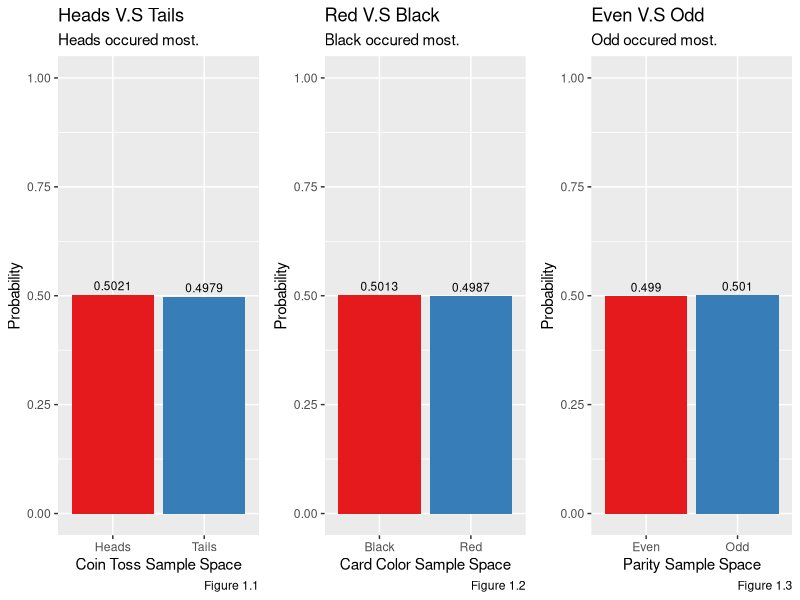
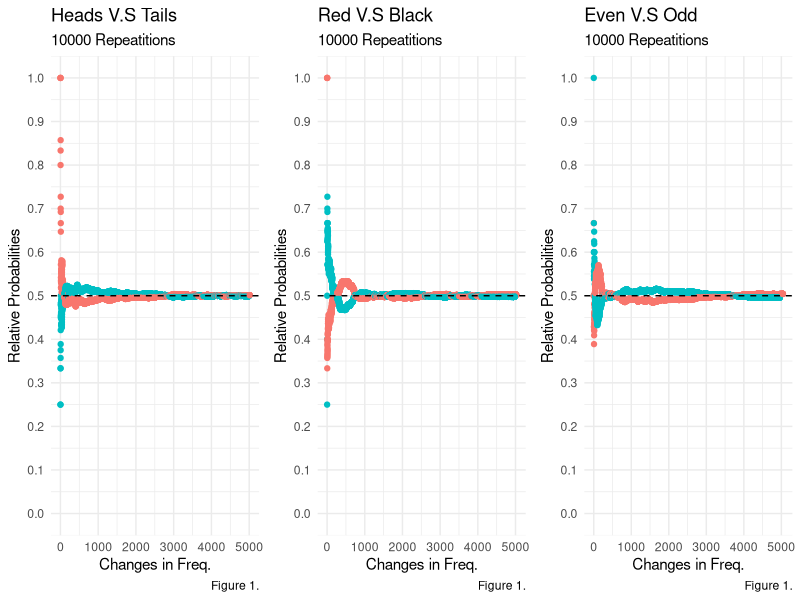
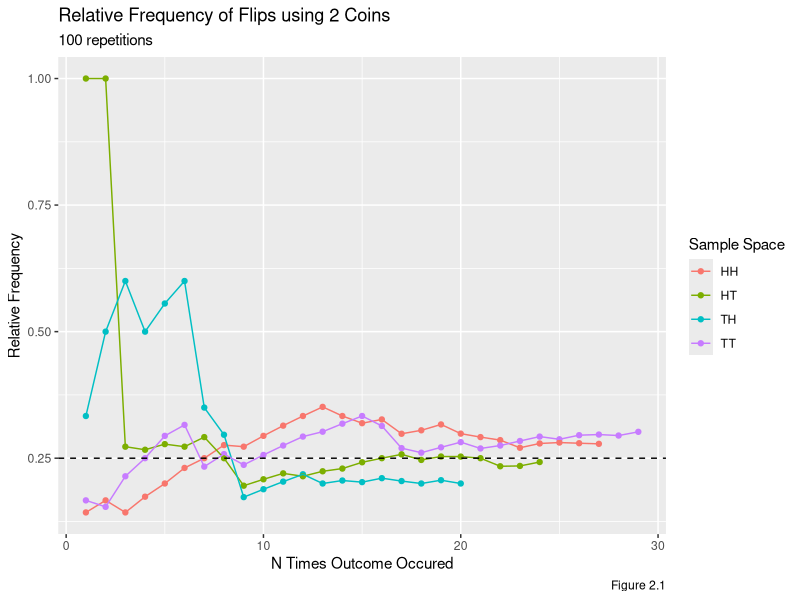
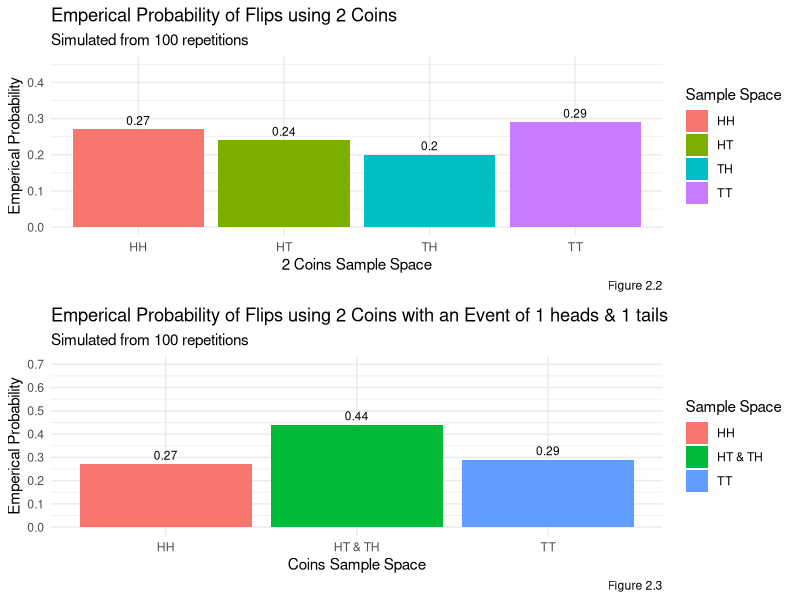
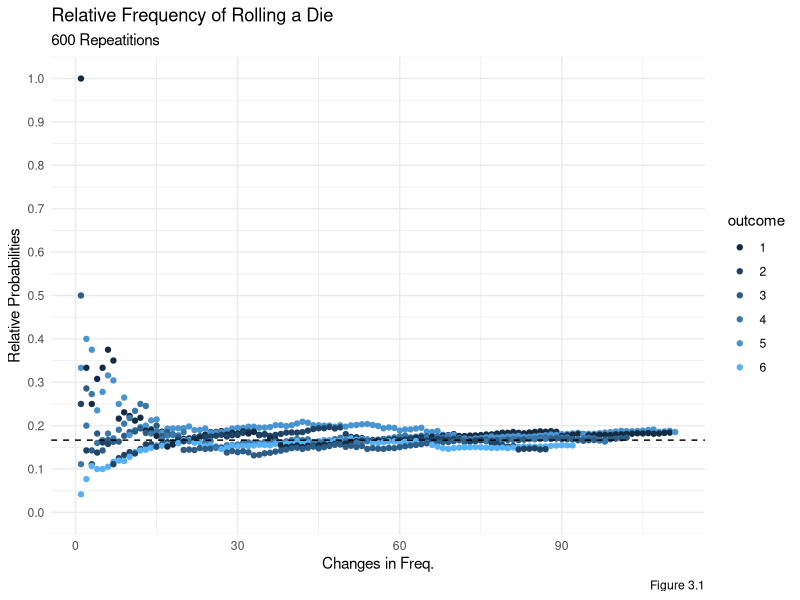
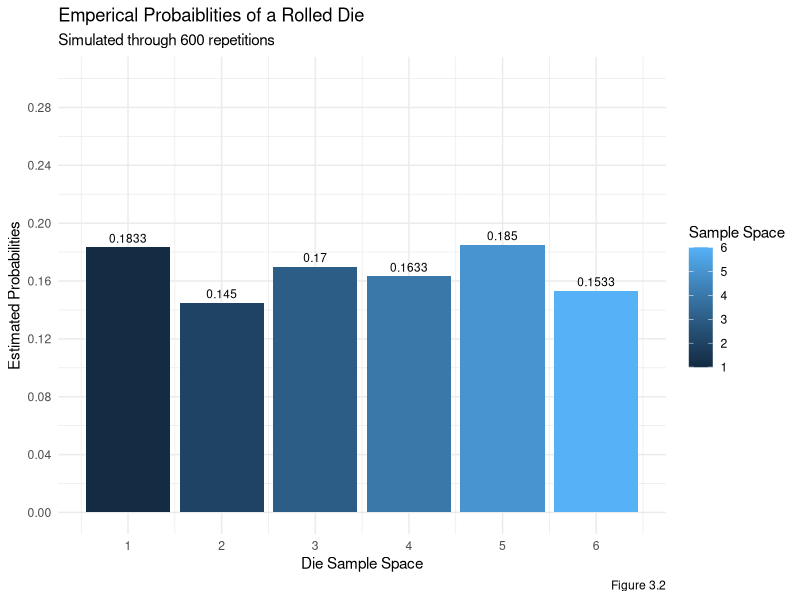

Reproduce these figures in R, in order.
## ---- chunk 1
library(tidyverse)
library(ggpubr)
## ---- chunk 2
outcomes_fair_coin <- data.frame(coins_tossed = sample(c("Heads","Tails"),10000,replace = TRUE)) %>% 
  group_by(coins_tossed) %>% 
    summarize(probability = n() / 10000)

outcomes_cards <- data.frame(card_picked_colors = sample(c("Red","Black"),10000,replace = TRUE)) %>% 
  group_by(card_picked_colors) %>% 
    summarize(probability = n() / 10000)

outcomes_nums <- data.frame(numbers_parity = sample(c("Even","Odd"),10000,replace = TRUE)) %>% 
  group_by(numbers_parity) %>% 
    summarize(probability = n() / 10000)

fair_coin <- ggplot(outcomes_fair_coin,mapping = aes(x = coins_tossed,y=probability,fill = coins_tossed,label = probability))+
    geom_col()+
      geom_text(size = 3, vjust = -0.5)+
        scale_y_continuous(limits = c(0,1),n.breaks = 5)+
            scale_fill_brewer(palette = "Set1")+
              xlab("Coin Toss Sample Space")+
                ylab("Probability")+
                  labs(title = "Heads V.S Tails",
                       caption = "Figure 1.1",
                        subtitle = paste(outcomes_fair_coin$coins_tossed[which.max(outcomes_fair_coin$probability)],"occured most."),fill = "Sample Space")+guides(fill = "none")

red_black_cards <- ggplot(outcomes_cards,mapping = aes(x = card_picked_colors,y=probability,fill = card_picked_colors,label = probability))+
    geom_col()+
      geom_text(size = 3, vjust = -0.5)+
        scale_y_continuous(limits = c(0,1),n.breaks = 5)+
            scale_fill_brewer(palette = "Set1")+
              xlab("Card Color Sample Space")+
                ylab("Probability")+
                  labs(title = "Red V.S Black",
                       caption = "Figure 1.2",
                        subtitle = paste(outcomes_cards$card_picked_colors[which.max(outcomes_cards$probability)],"occured most."),fill = "Sample Space")+guides(fill = "none")

even_odd_nums <- ggplot(outcomes_nums,mapping = aes(x = numbers_parity,y=probability,fill = numbers_parity,label = probability))+
    geom_col()+
      geom_text(size = 3, vjust = -0.5)+
        scale_y_continuous(limits = c(0,1),n.breaks = 5)+
            scale_fill_brewer(palette = "Set1")+
              xlab("Parity Sample Space")+
                ylab("Probability")+
                  labs(title = "Even V.S Odd",
                       caption = "Figure 1.3",
                        subtitle = paste(outcomes_nums$numbers_parity[which.max(outcomes_nums$probability)],"occured most."),fill = "Sample Space")+guides(fill = "none")

# >> "From repeated trials of 10,000"
ggarrange(fair_coin,red_black_cards,even_odd_nums,ncol = 3,nrow = 1,align = ("h"))
## ---- chunk 3
simulate_exp <- function(lists,n_rep,caption = "Figure 1."){
  graphs <- list()
  sample_spaces <- lists
  data_frames <- list()
  for (space in sample_spaces) {
    
    if(length(sample_spaces) == 1){
      title_graph <- "Relative Frequency of Rolling a Die"
      guides_show <- "legend"
    }else{
      title_graph <- paste(space[1],"V.S",space[2])
      guides_show <- "none"
    }
    
    all_outcomes<-c()
    all_probabilities <- c()
    chosen_occured <- c()
    for(i in 1:n_rep){
      chosen_outcome <- sample(space,1)
      all_outcomes <- c(all_outcomes,chosen_outcome)
      sum_chosen_outcome <- sum(all_outcomes == chosen_outcome)
      relative_freq <- sum_chosen_outcome / length(all_outcomes)
      all_probabilities <- c(all_probabilities,relative_freq)
      chosen_occured <- c(chosen_occured,sum_chosen_outcome)
    }
    data_frame_temp <- data.frame(outcome = all_outcomes,relative_probabilities = all_probabilities,occurances = chosen_occured)
    plt<- ggplot(data_frame_temp, aes(x =occurances , y = relative_probabilities,colour = outcome)) +
      geom_point() +
      labs(title=title_graph,x = "Changes in Freq.", y = "Relative Probabilities",
           caption = caption,
           subtitle = paste(n_rep,"Repeatitions")) +
      theme_minimal()+
      scale_y_continuous(limits = c(0,1),n.breaks = 10)+
      guides(colour = guides_show)+
      geom_hline(yintercept = (1/length(space)),linetype = "dashed", color = "black")
    graphs <- c(graphs, list(plt))
    data_frames <- c(data_frames,data_frame_temp)
  }
  return(list(graphs = graphs, data_frames = data_frames))
}
sample_spaces_possible <- list(
  c("Heads","Tails"),
  c("Red","Black"),
  c("Even","Odd")
)
suppressWarnings({
  simulated<- simulate_exp(sample_spaces_possible,10000)$graphs
  ggarrange(simulated[[1]],simulated[[2]],simulated[[3]],ncol = 3,nrow = 1,align = ("v"))
})

## ---- chunk 4
library(tidyverse)
coins_2_rel_freq <- function(sample_space,n_rep) {
  
  relative_freq_each <- c()
  coin_outcomes <- c()
  n_times_outcome_occured <- c()
  
  for (i in 1:n_rep) {
    coin_is_flipped <- sample(sample_space,1)
    
    coin_outcomes <- c(coin_outcomes,coin_is_flipped)
    rel_freq <- sum(coin_outcomes == coin_is_flipped) / length(coin_outcomes)
    
    relative_freq_each <- c(relative_freq_each,rel_freq)
    n_times_outcome_occured <- c(n_times_outcome_occured,sum(coin_outcomes == coin_is_flipped))
  }
  coins_data_frame <- data.frame(coin_outcomes = coin_outcomes,
                                 relative_freq_each = relative_freq_each,
                                 n_times_outcome_occured = n_times_outcome_occured)
  coins_data_graph <- ggplot(coins_data_frame,aes(x = n_times_outcome_occured,
                              y = relative_freq_each,
                              color = coin_outcomes))+
    geom_point()+
    geom_line()+
    geom_hline(yintercept = 1/length(sample_space),
               linetype = "dashed",
               color = "black")+
    labs(
      title = "Relative Frequency of Flips using 2 Coins",
      caption = "Figure 2.1",
      subtitle = paste(n_rep,"repetitions"),
      x = "N Times Outcome Occured",
      y = "Relative Frequency",
      color = "Sample Space"
    )
  return_df_n_graph <- list(coins_data_graph = coins_data_graph,
                            coins_data_frame = coins_data_frame)
  return(return_df_n_graph)
}
two_coins <- c(
  "HH","HT","TH","TT"
)
repet<- 100
returned_values <- coins_2_rel_freq(two_coins,repet)
returned_values[[1]]

df_outcomes_all <- data.frame(coins_flip = returned_values[[2]]$coin_outcomes) %>% 
  group_by(coins_flip) %>% 
  summarize(emperical_probability = n()/repet)
two_coins_1 <- ggplot(df_outcomes_all,aes(x = coins_flip,
                           y = emperical_probability,
                           fill = coins_flip,
                           label = emperical_probability))+
  geom_col()+
  theme_minimal()+
  geom_text(size = 3, vjust = -0.5)+
  scale_y_continuous(limits = c(0,0.45),n.breaks = 8)+
  labs(
    title = "Emperical Probability of Flips using 2 Coins",
    caption = "Figure 2.2",
    subtitle = paste("Simulated from",repet,"repetitions"),
    x = "2 Coins Sample Space",
    y = "Emperical Probability",
    fill = "Sample Space"
  )
  

events <- c("HH","HT & TH", "TT")
emperic_prob <- c(
  sum(returned_values[[2]]$coin_outcomes == "HH") / repet,
  (sum(returned_values[[2]]$coin_outcomes == "HT") + sum(returned_values[[2]]$coin_outcomes == "TH"))/ repet,
  sum(returned_values[[2]]$coin_outcomes == "TT") / repet
)
df_event_1h_1t <- data.frame(
  events = events,
  emperic_prob = emperic_prob
)
two_coins_2 <- ggplot(df_event_1h_1t,aes(x = events,
                           y = emperic_prob,
                           fill = events,
                           label = emperic_prob))+
  geom_col()+
  theme_minimal()+
  geom_text(size = 3, vjust = -0.5)+
  scale_y_continuous(limits = c(0,0.7),n.breaks = 8)+
  labs(
    title = "Emperical Probability of Flips using 2 Coins with an Event of 1 heads & 1 tails",
    subtitle = paste("Simulated from",repet,"repetitions"),
    caption = "Figure 2.3",
    x = "Coins Sample Space",
    y = "Emperical Probability",
    fill = "Sample Space"
  )
ggarrange(two_coins_1,two_coins_2,ncol = 1,nrow = 2,align = ("v"))
head(df_outcomes_all)
tail(df_outcomes_all)
## ---- chunk 5
suppressWarnings({
  sample_spaces_possible = list(c(1:6))
  returns_<- simulate_exp(sample_spaces_possible,600,caption = "Figure 3.1")
  returned_plot <- returns_$graphs
  returned_frame <- returns_$data_frames$outcome
  dataframe_rolled <- data.frame(dice_rolled = returns_$data_frames$outcome,
                          relative_freq = returns_$data_frames$relative_probabilities,
                          current_n_outcomes = returns_$data_frames$occurances)
  returned_plot[[1]]
})
head(dataframe_rolled)
tail(dataframe_rolled)
## ---- chunk 6
df_roll_die <- data.frame(rolled_dice = returned_frame) %>% 
  group_by(rolled_dice) %>% 
    summarize(estimated_probability = round(n() / length(returned_frame),4))
ggplot(data = df_roll_die,mapping = aes(x = rolled_dice,y = estimated_probability,fill = rolled_dice,label = estimated_probability))+
  geom_col()+
  scale_x_continuous(n.breaks = 6)+
  scale_y_continuous(limits = c(0,0.3),n.breaks = 10)+
  geom_text(size = 3, vjust = -0.5)+
  labs(title="Emperical Probaiblities of a Rolled Die",
       x = "Die Sample Space", 
       y = "Estimated Probabilities",
       subtitle = "Simulated through 600 repetitions",
       caption = "Figure 3.2",
       fill = "Sample Space") +
  theme_minimal()
## ---- chunk 7
person_ahead <- c()
current_tosses <- c()
rounds <- c()
for(i in 1:100){
  sample_space <- c("H","T")
  flipped <- sample(sample_space,1)
  current_tosses <- c(current_tosses,flipped)
  current_winner <- "Jane"
  sum_H <- sum(current_tosses == "H")
  sum_T <- sum(current_tosses == "T")
  if(sum_H > sum_T){
    current_winner <- "Amy"
  }else if (sum_H == sum_T){
    current_winner <- NA
  }else{
    current_winner <- "Jane"
  }
  if(flipped == "H"){
    rounds <- c(rounds,"Amy")
  }else{
    rounds <- c(rounds,"Jane")
  }
  person_ahead <- c(person_ahead,current_winner)
}
euros <- sum(current_tosses == "H")*2-sum(current_tosses == "T")*2
amy_ahead <- sum(person_ahead == "Amy",na.rm = TRUE)

n_h <- paste("N times the coin faced Heads:",sum(current_tosses == "H"))
n_t <- paste("N times the coin faced Tails:",sum(current_tosses == "T"))

amy_first <- paste("N times that Amy is ahead:",amy_ahead)
if(amy_ahead < 0 ){
  euro_s <- paste("Amy lost a total of",abs(euros),"euros")
}else{
  euro_s <- paste("Amy gained a total of",abs(euros),"euros")
}
amy_vs_jane_df <- data.frame(coin_flip = current_tosses,
                             round_won_by = rounds,
                             person_ahead = person_ahead)
cat("\n",n_h,"\n",n_t,"\n",amy_first,"\n",euro_s)
head(amy_vs_jane_df)
tail(amy_vs_jane_df)
